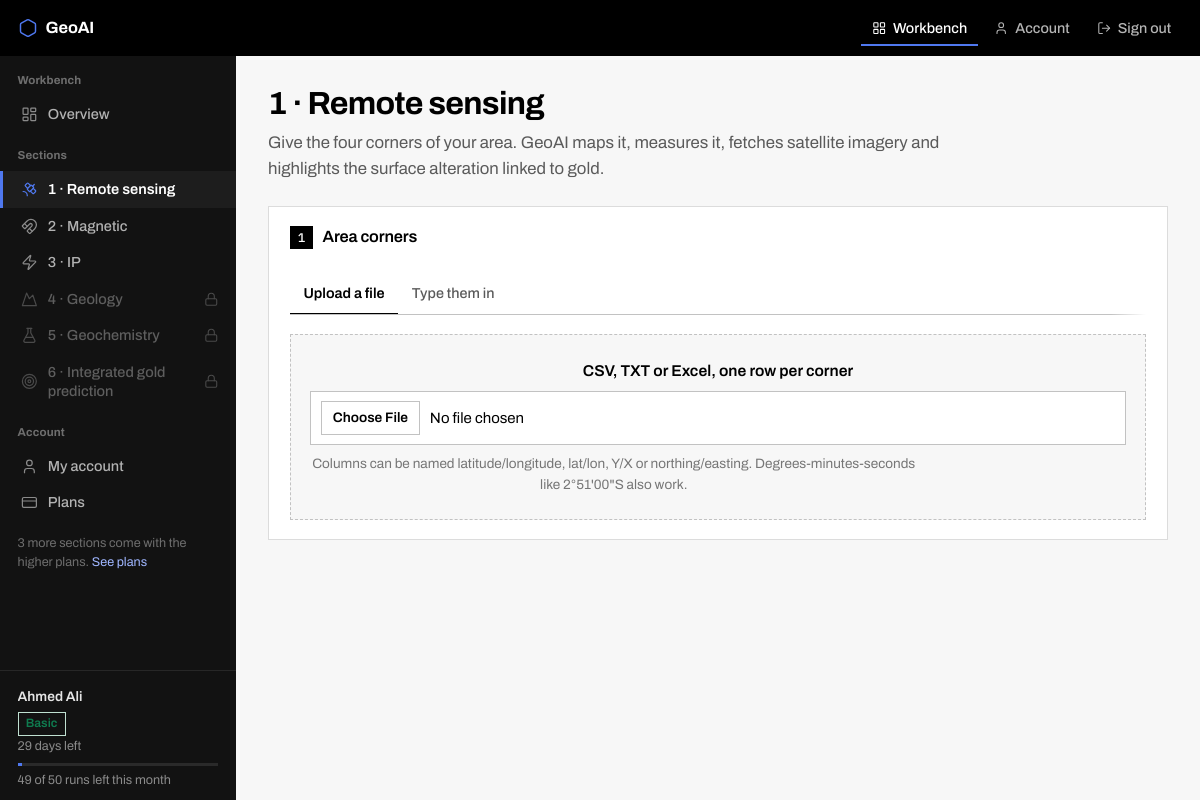
/app/remote-sensing (signed in), run on the app's committed database.
### portal/models.py (models this page shows, shortened)
class User(UserMixin, db.Model):
    __tablename__ = "users"
    id = db.Column(db.Integer, primary_key=True)
    email = db.Column(db.String(190), unique=True, nullable=False, index=True)
    name = db.Column(db.String(120), nullable=False, default="")
    organisation = db.Column(db.String(160), nullable=False, default="")
    phone = db.Column(db.String(40), nullable=False, default="")
    password_hash = db.Column(db.String(255), nullable=False)
    is_admin = db.Column(db.Boolean, nullable=False, default=False)
    is_active_account = db.Column(db.Boolean, nullable=False, default=True)
    created_at = db.Column(db.DateTime, nullable=False, default=now)
    last_login = db.Column(db.DateTime)
    subscriptions = db.relationship("Subscription", back_populates="user", cascade="all, delete-orphan",
                                    order_by="Subscription.id.desc()")
    payments = db.relationship("Payment", back_populates="user", cascade="all, delete-orphan")
    @property
    def is_active(self):
        return self.is_active_account
    @property
    def subscription(self):
        for s in self.subscriptions:
            if s.is_live:
                return s
        return None
    @property
    def plan(self):
        s = self.subscription
        return s.plan if s else Plan.query.filter_by(code="free").first()
    @property
    def expires_at(self):
        s = self.subscription
        return _aware(s.ends_at) if s else None
    @property
    def days_left(self):
        e = self.expires_at
        return None if e is None else max((e - now()).days, 0)
    def allowed_sections(self):
        if self.is_admin:
            return released(SECTIONS)
        p = self.plan
        return p.section_list if p else released(FREE_SECTIONS)
    def uploads_this_month(self):
        start = now().replace(day=1, hour=0, minute=0, second=0, microsecond=0)
        return db.session.query(func.count(UsageEvent.id)).filter(
            UsageEvent.user_id == self.id, UsageEvent.kind == "upload",
            UsageEvent.at >= start).scalar() or 0
    def upload_allowance(self):
        p = self.plan
        limit = p.max_uploads_per_month if p and p.max_uploads_per_month else None
        return self.uploads_this_month(), limit

class Subscription(db.Model):
    __tablename__ = "subscriptions"
    id = db.Column(db.Integer, primary_key=True)
    user_id = db.Column(db.Integer, db.ForeignKey("users.id"), nullable=False, index=True)
    plan_id = db.Column(db.Integer, db.ForeignKey("plans.id"), nullable=False)
    started_at = db.Column(db.DateTime, nullable=False, default=now)
    ends_at = db.Column(db.DateTime, nullable=False)
    status = db.Column(db.String(24), nullable=False, default="active")   # active, cancelled, expired
    note = db.Column(db.String(255), nullable=False, default="")
    created_by = db.Column(db.String(190), nullable=False, default="")    # admin email, or the gateway
    user = db.relationship("User", back_populates="subscriptions")
    plan = db.relationship("Plan")
    @property
    def is_live(self):
        return self.status == "active" and _aware(self.ends_at) > now()

class Plan(db.Model):
    __tablename__ = "plans"
    id = db.Column(db.Integer, primary_key=True)
    code = db.Column(db.String(32), unique=True, nullable=False)        # free, basic, pro
    name = db.Column(db.String(80), nullable=False)
    price = db.Column(db.Float, nullable=False, default=0.0)
    currency = db.Column(db.String(8), nullable=False, default="TZS")
    period_days = db.Column(db.Integer, nullable=False, default=30)
    sections = db.Column(db.Text, nullable=False, default="")           # comma-separated keys of SECTIONS
    can_download = db.Column(db.Boolean, nullable=False, default=False)
    max_uploads_per_month = db.Column(db.Integer, nullable=False, default=0)   # 0 = no limit
    seats = db.Column(db.Integer, nullable=False, default=1)
    is_public = db.Column(db.Boolean, nullable=False, default=True)     # shown on the pricing page
    sort = db.Column(db.Integer, nullable=False, default=0)
    @property
    def section_list(self):
        return released(s for s in (self.sections or "").split(",") if s)

### portal/app/sections/remote.py (the view, shortened to what this page needs)
def page():
    aoi, df, err = _aoi(request.values)
    run = base.current_run(KEY)
    scene = _scene(run) if run is not None else None
    if scene is not None and aoi is not None and scene["key"][0] != aoi.key:
        scene = None                        # the stored scene belongs to a different area
    typed = _corners_path()
    clear_pct = 0.0
    if scene is not None:
        d = scene["data"]
        clear_pct = 100 * d["clear"].sum() / max(d["inside"].sum(), 1)
    return base.page(KEY, "app/remote.html", aoi=aoi, corners_df=df, aoi_error=err,
                     fields=_corner_fields(df, request.values), run=run, scene=scene,
                     tabs=TABS, sample=SAMPLE_CSV, clear_pct=clear_pct,
                     aoi_map=_aoi_map(aoi) if aoi is not None else None,
                     aoi_q=_aoi_query(), hidden_aoi=_hidden_aoi(),
                     resolutions=[r for r in sentinel.RESOLUTIONS
                                  if aoi is None or r >= sentinel.auto_resolution(aoi)],
                     corners_text=(typed.read_text(encoding="utf-8", errors="replace")
                                   if typed and typed.name == CORNERS_FILE else SAMPLE_CSV),
                     have_file=typed is not None and typed.name != CORNERS_FILE,
                     filename=typed.name if typed else None,
                     groups=_remembered_scenes(), search=_search_defaults())

### portal/app/__init__.py (called while the page is built)
def visible_sections():
    return [s for s in SECTIONS if s["key"] not in NEXT_VERSION]

def section(key):
    def wrap(view):
        @functools.wraps(view)
        @login_required
        def guarded(*a, **kw):
            if key in NEXT_VERSION:
                abort(404)
            if key not in current_user.allowed_sections():
                flash(f"{BY_KEY[key]['title']} is not part of your plan.", "error")
                return redirect(url_for("billing.pricing"))
            return view(*a, **kw)
        guarded._section = key
        return guarded
    return wrap

def upload_allowance():
    if current_user.is_admin:
        return 0, None, None
    used, limit = current_user.upload_allowance()
    return used, limit, None if limit is None else max(limit - used, 0)

def nav_context():
    if not current_user.is_authenticated:
        return {"app_sections": [], "locked_count": 0, "allowance": (0, None, None)}
    allowed = set(current_user.allowed_sections())
    have = set(store.sections_with_results(current_user.id))
    items = [{**s, "open": s["key"] in allowed, "has_result": s["key"] in have}
             for s in visible_sections()]
    return {"app_sections": items, "locked_count": sum(0 if i["open"] else 1 for i in items),
            "allowance": upload_allowance()}

### portal/app/jobs.py (called while the page is built)
def running_for(user_id, section=None):
    return [j for j in list(_jobs.values())
            if j.user_id == str(user_id) and j.state in ("queued", "running")
            and (section is None or j.section == section)]

### portal/app/sections/base.py (called while the page is built)
def page(section_key, template, **ctx):
    from .. import BY_KEY
    s = BY_KEY[section_key]
    run = store.Run.latest(current_user.id, section_key)
    if run is not None and not run.ok:
        run = next((r for r in store.Run.list(current_user.id, section_key) if r.ok), None)
    running = jobs.running_for(current_user.id, section_key)
    ctx.setdefault("run", run)
    ctx.setdefault("running", running[0] if running else None)
    ctx.setdefault("history", [r for r in store.Run.list(current_user.id, section_key) if r.ok])
    return render_template(template, section_key=section_key, section=s,
                           section_title=s["title"], **ctx)

### portal/app/sections/remote.py (called while the page is built, shortened)
def _corners_path():
    for p in store.draft_files(current_user.id, KEY):
        return p
    return None

def _read_corners():
    p = _corners_path()
    if p is None:
        return None, None

def _aoi(values):
    df, err = _read_corners()
    if df is None:
        return None, None, err

### portal/templates/app/remote.html (shortened to what this page needs)
{% extends "app/layout.html" %}
{% from "app/_fields.html" import fieldset with context %}
{% from "app/_bits.html" import metrics, dlbar with context %}
{% block head %}<link rel="stylesheet" href="{{ url_for('static', filename='app.css') }}">{% endblock %}
{% block main %}
<h1>1 · Remote sensing</h1>
<p class="lede">Give the four corners of your area. GeoAI maps it, measures it, fetches satellite
imagery and highlights the surface alteration linked to gold.</p>
<section class="step card {{ 'done' if aoi }}">
  <h2><span class="n">1</span> Area corners</h2>
  <div class="tabs" data-group="rs-corners" role="tablist">
    <button type="button" role="tab" data-panel="rs-upload">Upload a file</button>
    <button type="button" role="tab" data-panel="rs-type">Type them in</button>
  </div>
  <div class="panel" id="rs-upload" role="tabpanel" hidden>
    <form method="post" enctype="multipart/form-data" action="{{ url_for('app.remote_sensing') }}"
          data-reconfigure="1">
      <div class="filebox">
        <div class="big">CSV, TXT or Excel, one row per corner</div>
        <input type="file" name="file" accept=".csv,.txt,.xls,.xlsx">
        <p class="hint" style="margin-top:.5rem">Columns can be named latitude/longitude, lat/lon,
          Y/X or northing/easting. Degrees-minutes-seconds like 2°51'00"S also work.</p>
      </div>
    </form>
  </div>
</section>
{% endblock %}

### portal/templates/console.html (shortened to what this page needs)
{% extends "base.html" %}
{% block page %}
<div class="console">
  <aside class="rail" id="rail">
    {% block rail %}{% endblock %}
    <div class="rail-foot">
      <span class="who">{{ current_user.name or current_user.email }}</span>
      {% if current_user.is_admin %}
        <span class="tag ok">Administrator</span>
      {% else %}
        <span class="tag {{ 'ok' if current_user.subscription else 'no' }}">{{ current_user.plan.name }}</span>
        {% if current_user.days_left is not none %}<br>{{ current_user.days_left }} days left{% endif %}
        {% if allowance is defined and allowance[1] %}
          <div class="meter"><i style="width:{{ (100 * allowance[0] / allowance[1]) | round | int }}%"></i></div>
          {{ allowance[2] }} of {{ allowance[1] }} runs left this month
        {% endif %}
      {% endif %}
    </div>
  </aside>
  <main class="work">
    {% block main %}{% endblock %}
  </main>
</div>
{% endblock %}

### portal/static/style.css (style rules this page uses)
:root { --white:#ffffff; --g50:#f7f7f7; --g100:#ededed; --g150:#e4e4e4; --g200:#dcdcdc; --g300:#c2c2c2; --g400:#9a9a9a; --g500:#767676; --g600:#5a5a5a; --g700:#3d3d3d; --g800:#2a2a2a; --g900:#1c1c1c; --black:#000000; --blue:#0a3bd4; --blue-dk:#0730a6; --blue-lt:#4f78ef; --blue-wash:#edf1fd; --red:#c8102e; --red-wash:#fdeef0; --green:#0f7b4f; --green-wash:#eaf6f0; --amber:#8a5b00; --amber-wash:#fdf4e3; --ink:var(--black); --body:var(--g800); --muted:var(--g500); --line:var(--g200); --bg:var(--g50); --card:var(--white); --rail:#121212; --mono:"IBM Plex Mono",ui-monospace,SFMono-Regular,Menlo,Consolas,monospace; --sans:"Archivo","Archivo Fallback",system-ui,-apple-system,"Segoe UI",Roboto,sans-serif; --h-top:56px; --w-rail:236px; }
* { box-sizing:border-box }
html { -webkit-text-size-adjust:100% }
body { margin:0;background:var(--bg);color:var(--body); font:400 15px/1.55 var(--sans); font-feature-settings:"kern" 1; -webkit-font-smoothing:antialiased }
img,svg,video { max-width:100% }
h1,h2,h3,h4 { color:var(--ink);font-weight:600;letter-spacing:-0.012em;margin:0 0 .6rem }
h1 { font-size:2rem;line-height:1.15;font-weight:700;letter-spacing:-0.022em }
h2 { font-size:1.3rem;line-height:1.25;margin-top:2rem }
p { margin:0 0 .9rem;max-width:74ch }
.lede { font-size:1.05rem;color:var(--g600);max-width:68ch;margin:-.2rem 0 1.5rem }
.ico { width:1.15em;height:1.15em;flex:none;vertical-align:-0.2em;stroke-width:1.75 }
.ico.sm { width:1em;height:1em }
header.top .brand .ico { width:1.25rem;height:1.25rem;color:var(--blue-lt) }
.card { background:var(--card);border:1px solid var(--line);padding:1.2rem 1.3rem;margin-bottom:1rem }
input:not([type=checkbox]):not([type=radio]):not([type=submit]):not([type=button]), select,textarea { width:100%;padding:.52rem .6rem;border:1px solid var(--g300);background:#fff; font:inherit;color:var(--ink);border-radius:0 }
.tag { display:inline-flex;align-items:center;gap:.3rem;padding:.12rem .45rem;font-size:.76rem; font-weight:600;border:1px solid;border-radius:0;line-height:1.45 }
.tag.ok { color:var(--green);background:var(--green-wash);border-color:#bfe0d1 }

### data on the page
User: name "Ahmed Ali"
Subscription: plan.name "Basic", days_left "29"

### other printed values
{{ BRAND }} "GeoAI"
{{ s.title }} "1 · Remote sensing" "2 · Magnetic" "3 · IP"
{{ s.title }} "4 · Geology" "5 · Geochemistry" "6 · Integrated gold prediction"
{{ locked_count }} "3"
{{ '' if locked_count == 1 else 's' }} "s"
{{ allowance[2] }} "49"
{{ allowance[1] }} "50"
